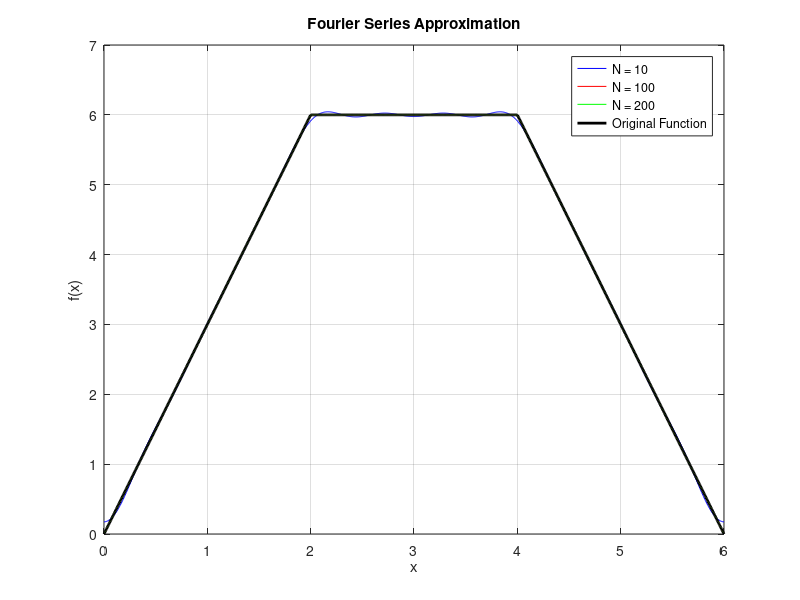
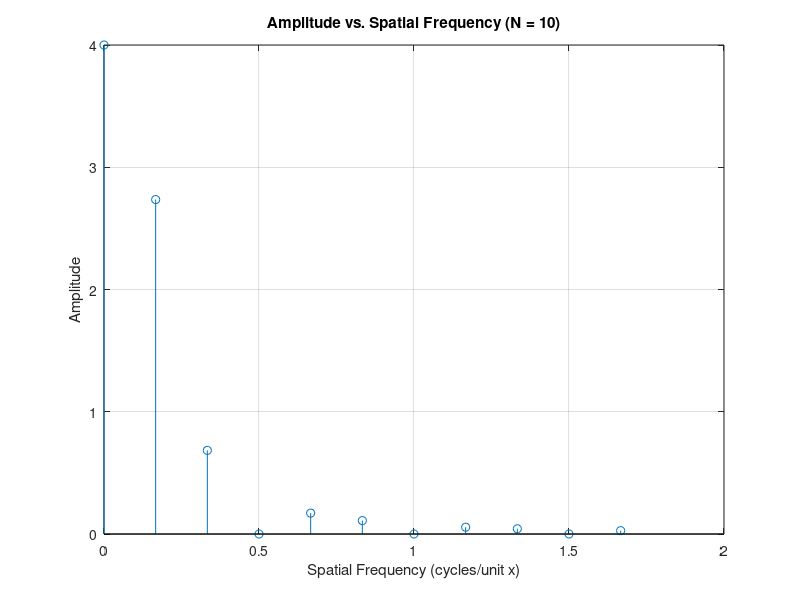
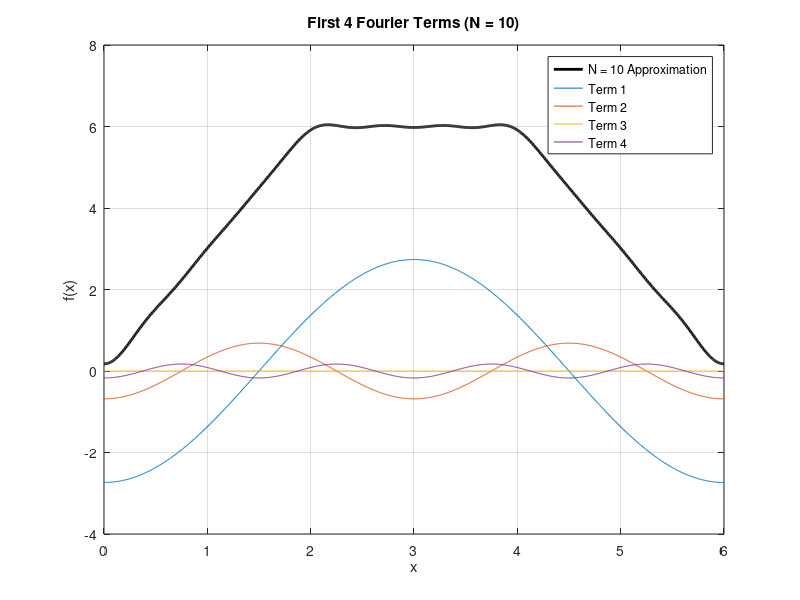

Recreate these plots in MATLAB, in order.
%% Part b)

clc, clear, close all

format shortG

% Fourier Series Approximation
a = 0;
b = 6;
L = (b - a) / 2;
dx = (b - a) / 1000;
x = a:dx:b;
terms = 10;

for i = 1:length(x)
    sum = 4;

    for k = 1:terms
        Amp(k) = 0;
        Bmp(k) = -18 * (1 - cos(2 * pi * k / 3)) / (pi^2 * k^2);

        term(i,k) = Amp(k) * sin(pi * k * x(i) / L) + Bmp(k) * cos(pi * k * x(i) / L);

        sum = sum + term(i,k);
    end

    y(i) = sum;
end


%% Part c)

% Original Piecewise Function
for i = 1:length(x)
    if x(i) < 2
        f(i) = 3*x(i);
    elseif x(i) < 4
        f(i) = 6;
    else
        f(i) = 18 - 3*x(i);
    end
end

% Fourier Series for 100 and 200 Terms
Nvalues = [100 200];

for j = 1:length(Nvalues)
    for i = 1:length(x)
        sum = 4;

        for k = 1:Nvalues(j)
            Amp(k) = 0;
            Bmp(k) = -18 * (1 - cos(2*pi*k/3)) / (pi^2*k^2);

            sum = sum + Amp(k)*sin(pi*k*x(i)/L) + Bmp(k)*cos(pi*k*x(i)/L);
        end

        yMore(i,j) = sum;
    end
end

% Plotting
figure
plot(x,y,'-b')
hold on
plot(x,yMore(:,1),'-r')
plot(x,yMore(:,2),'-g')
plot(x,f,'-k','LineWidth',2)
hold off

xlabel('x')
ylabel('f(x)')
title('Fourier Series Approximation')
legend('N = 10','N = 100','N = 200','Original Function')
grid on

% Increasing the number of terms improves the approximation,
% especially near x = 2 and x = 4 where the slope changes.
% Unlike Problem 1, the function is continuous, so there is
% no Gibbs overshoot associated with a jump discontinuity.


%% Part d)

% Amplitude and Spatial Frequency for N = 10
N = 10;

% Constant Component
frequency(1) = 0;
amplitude(1) = 4;

% Harmonic Components
for k = 1:N
    frequency(k+1) = k / (2*L);
    amplitude(k+1) = sqrt(Amp(k)^2 + Bmp(k)^2);
end

% Plotting
figure
stem(frequency,amplitude)

xlabel('Spatial Frequency (cycles/unit x)')
ylabel('Amplitude')
title('Amplitude vs. Spatial Frequency (N = 10)')
grid on

% The largest amplitude is the constant component at frequency 0.
% The largest oscillatory amplitude occurs at the fundamental
% frequency of 1/6 cycles/unit x. Every third harmonic has zero
% amplitude due to the cosine coefficient becoming zero.


%% Part e)

% Plot First 4 Fourier Terms
figure
plot(x,y,'-k','LineWidth',2)
hold on

for k = 1:4
    plot(x,term(:,k))
end

hold off

xlabel('x')
ylabel('f(x)')
title('First 4 Fourier Terms (N = 10)')
legend('N = 10 Approximation','Term 1','Term 2','Term 3','Term 4')
grid on

% The first harmonic has the largest amplitude of the four terms.
% Higher harmonics generally have smaller amplitudes and higher
% frequencies. The third harmonic has zero amplitude.
% Together, these terms contribute to the overall approximation.
